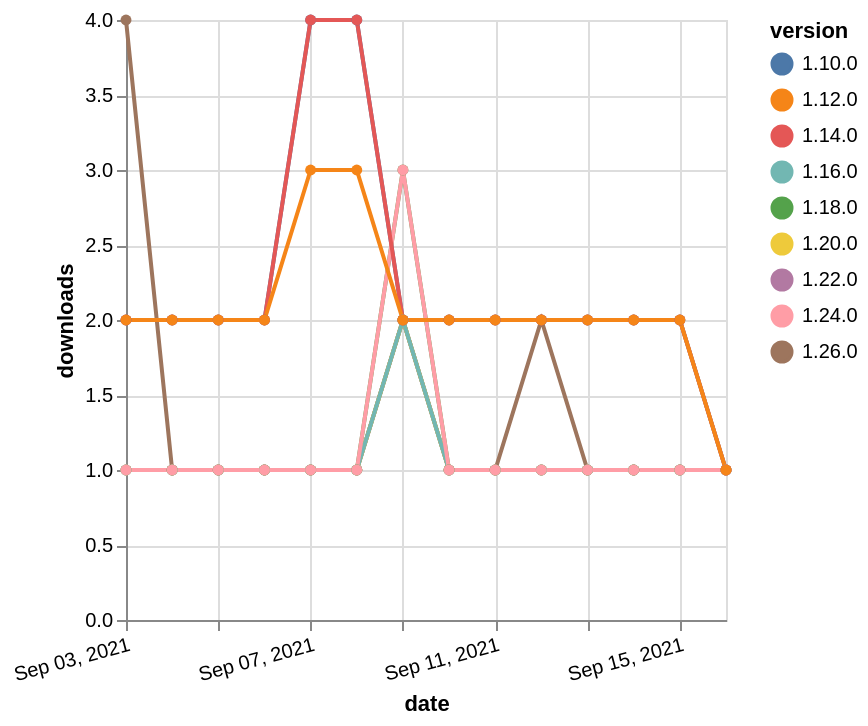

Write a Vega-Lite specification for this figure.
### Vega-Lite specification from a JSON file in a GitHub repository (floating-point values rounded to 4 significant figures)
{"$schema": "https://vega.github.io/schema/vega-lite/v5.json", "description": "A simple bar chart with embedded data.", "data": {"values": [{"date": "2021-09-03", "total": 321, "delta": 1, "version": "1.18.0"}, {"date": "2021-09-04", "total": 322, "delta": 1, "version": "1.18.0"}, {"date": "2021-09-05", "total": 323, "delta": 1, "version": "1.18.0"}, {"date": "2021-09-06", "total": 324, "delta": 1, "version": "1.18.0"}, {"date": "2021-09-07", "total": 325, "delta": 1, "version": "1.18.0"}, {"date": "2021-09-08", "total": 326, "delta": 1, "version": "1.18.0"}, {"date": "2021-09-09", "total": 329, "delta": 3, "version": "1.18.0"}, {"date": "2021-09-10", "total": 330, "delta": 1, "version": "1.18.0"}, {"date": "2021-09-11", "total": 331, "delta": 1, "version": "1.18.0"}, {"date": "2021-09-12", "total": 332, "delta": 1, "version": "1.18.0"}, {"date": "2021-09-13", "total": 333, "delta": 1, "version": "1.18.0"}, {"date": "2021-09-14", "total": 334, "delta": 1, "version": "1.18.0"}, {"date": "2021-09-15", "total": 335, "delta": 1, "version": "1.18.0"}, {"date": "2021-09-16", "total": 336, "delta": 1, "version": "1.18.0"}, {"date": "2021-09-03", "total": 156, "delta": 1, "version": "1.22.0"}, {"date": "2021-09-04", "total": 157, "delta": 1, "version": "1.22.0"}, {"date": "2021-09-05", "total": 158, "delta": 1, "version": "1.22.0"}, {"date": "2021-09-06", "total": 159, "delta": 1, "version": "1.22.0"}, {"date": "2021-09-07", "total": 160, "delta": 1, "version": "1.22.0"}, {"date": "2021-09-08", "total": 161, "delta": 1, "version": "1.22.0"}, {"date": "2021-09-09", "total": 163, "delta": 2, "version": "1.22.0"}, {"date": "2021-09-10", "total": 164, "delta": 1, "version": "1.22.0"}, {"date": "2021-09-11", "total": 165, "delta": 1, "version": "1.22.0"}, {"date": "2021-09-12", "total": 166, "delta": 1, "version": "1.22.0"}, {"date": "2021-09-13", "total": 167, "delta": 1, "version": "1.22.0"}, {"date": "2021-09-14", "total": 168, "delta": 1, "version": "1.22.0"}, {"date": "2021-09-15", "total": 169, "delta": 1, "version": "1.22.0"}, {"date": "2021-09-16", "total": 170, "delta": 1, "version": "1.22.0"}, {"date": "2021-09-03", "total": 3242, "delta": 2, "version": "1.10.0"}, {"date": "2021-09-04", "total": 3244, "delta": 2, "version": "1.10.0"}, {"date": "2021-09-05", "total": 3246, "delta": 2, "version": "1.10.0"}, {"date": "2021-09-06", "total": 3248, "delta": 2, "version": "1.10.0"}, {"date": "2021-09-07", "total": 3252, "delta": 4, "version": "1.10.0"}, {"date": "2021-09-08", "total": 3256, "delta": 4, "version": "1.10.0"}, {"date": "2021-09-09", "total": 3258, "delta": 2, "version": "1.10.0"}, {"date": "2021-09-10", "total": 3260, "delta": 2, "version": "1.10.0"}, {"date": "2021-09-11", "total": 3262, "delta": 2, "version": "1.10.0"}, {"date": "2021-09-12", "total": 3264, "delta": 2, "version": "1.10.0"}, {"date": "2021-09-13", "total": 3266, "delta": 2, "version": "1.10.0"}, {"date": "2021-09-14", "total": 3268, "delta": 2, "version": "1.10.0"}, {"date": "2021-09-15", "total": 3270, "delta": 2, "version": "1.10.0"}, {"date": "2021-09-16", "total": 3271, "delta": 1, "version": "1.10.0"}, {"date": "2021-09-03", "total": 126, "delta": 4, "version": "1.26.0"}, {"date": "2021-09-04", "total": 127, "delta": 1, "version": "1.26.0"}, {"date": "2021-09-05", "total": 128, "delta": 1, "version": "1.26.0"}, {"date": "2021-09-06", "total": 129, "delta": 1, "version": "1.26.0"}, {"date": "2021-09-07", "total": 130, "delta": 1, "version": "1.26.0"}, {"date": "2021-09-08", "total": 131, "delta": 1, "version": "1.26.0"}, {"date": "2021-09-09", "total": 133, "delta": 2, "version": "1.26.0"}, {"date": "2021-09-10", "total": 134, "delta": 1, "version": "1.26.0"}, {"date": "2021-09-11", "total": 135, "delta": 1, "version": "1.26.0"}, {"date": "2021-09-12", "total": 137, "delta": 2, "version": "1.26.0"}, {"date": "2021-09-13", "total": 138, "delta": 1, "version": "1.26.0"}, {"date": "2021-09-14", "total": 139, "delta": 1, "version": "1.26.0"}, {"date": "2021-09-15", "total": 140, "delta": 1, "version": "1.26.0"}, {"date": "2021-09-16", "total": 141, "delta": 1, "version": "1.26.0"}, {"date": "2021-09-03", "total": 180, "delta": 1, "version": "1.20.0"}, {"date": "2021-09-04", "total": 181, "delta": 1, "version": "1.20.0"}, {"date": "2021-09-05", "total": 182, "delta": 1, "version": "1.20.0"}, {"date": "2021-09-06", "total": 183, "delta": 1, "version": "1.20.0"}, {"date": "2021-09-07", "total": 184, "delta": 1, "version": "1.20.0"}, {"date": "2021-09-08", "total": 185, "delta": 1, "version": "1.20.0"}, {"date": "2021-09-09", "total": 187, "delta": 2, "version": "1.20.0"}, {"date": "2021-09-10", "total": 188, "delta": 1, "version": "1.20.0"}, {"date": "2021-09-11", "total": 189, "delta": 1, "version": "1.20.0"}, {"date": "2021-09-12", "total": 190, "delta": 1, "version": "1.20.0"}, {"date": "2021-09-13", "total": 191, "delta": 1, "version": "1.20.0"}, {"date": "2021-09-14", "total": 192, "delta": 1, "version": "1.20.0"}, {"date": "2021-09-15", "total": 193, "delta": 1, "version": "1.20.0"}, {"date": "2021-09-16", "total": 194, "delta": 1, "version": "1.20.0"}, {"date": "2021-09-03", "total": 234, "delta": 1, "version": "1.16.0"}, {"date": "2021-09-04", "total": 235, "delta": 1, "version": "1.16.0"}, {"date": "2021-09-05", "total": 236, "delta": 1, "version": "1.16.0"}, {"date": "2021-09-06", "total": 237, "delta": 1, "version": "1.16.0"}, {"date": "2021-09-07", "total": 238, "delta": 1, "version": "1.16.0"}, {"date": "2021-09-08", "total": 239, "delta": 1, "version": "1.16.0"}, {"date": "2021-09-09", "total": 241, "delta": 2, "version": "1.16.0"}, {"date": "2021-09-10", "total": 242, "delta": 1, "version": "1.16.0"}, {"date": "2021-09-11", "total": 243, "delta": 1, "version": "1.16.0"}, {"date": "2021-09-12", "total": 244, "delta": 1, "version": "1.16.0"}, {"date": "2021-09-13", "total": 245, "delta": 1, "version": "1.16.0"}, {"date": "2021-09-14", "total": 246, "delta": 1, "version": "1.16.0"}, {"date": "2021-09-15", "total": 247, "delta": 1, "version": "1.16.0"}, {"date": "2021-09-16", "total": 248, "delta": 1, "version": "1.16.0"}, {"date": "2021-09-03", "total": 183, "delta": 1, "version": "1.24.0"}, {"date": "2021-09-04", "total": 184, "delta": 1, "version": "1.24.0"}, {"date": "2021-09-05", "total": 185, "delta": 1, "version": "1.24.0"}, {"date": "2021-09-06", "total": 186, "delta": 1, "version": "1.24.0"}, {"date": "2021-09-07", "total": 187, "delta": 1, "version": "1.24.0"}, {"date": "2021-09-08", "total": 188, "delta": 1, "version": "1.24.0"}, {"date": "2021-09-09", "total": 191, "delta": 3, "version": "1.24.0"}, {"date": "2021-09-10", "total": 192, "delta": 1, "version": "1.24.0"}, {"date": "2021-09-11", "total": 193, "delta": 1, "version": "1.24.0"}, {"date": "2021-09-12", "total": 194, "delta": 1, "version": "1.24.0"}, {"date": "2021-09-13", "total": 195, "delta": 1, "version": "1.24.0"}, {"date": "2021-09-14", "total": 196, "delta": 1, "version": "1.24.0"}, {"date": "2021-09-15", "total": 197, "delta": 1, "version": "1.24.0"}, {"date": "2021-09-16", "total": 198, "delta": 1, "version": "1.24.0"}, {"date": "2021-09-03", "total": 2592, "delta": 2, "version": "1.14.0"}, {"date": "2021-09-04", "total": 2594, "delta": 2, "version": "1.14.0"}, {"date": "2021-09-05", "total": 2596, "delta": 2, "version": "1.14.0"}, {"date": "2021-09-06", "total": 2598, "delta": 2, "version": "1.14.0"}, {"date": "2021-09-07", "total": 2602, "delta": 4, "version": "1.14.0"}, {"date": "2021-09-08", "total": 2606, "delta": 4, "version": "1.14.0"}, {"date": "2021-09-09", "total": 2608, "delta": 2, "version": "1.14.0"}, {"date": "2021-09-10", "total": 2610, "delta": 2, "version": "1.14.0"}, {"date": "2021-09-11", "total": 2612, "delta": 2, "version": "1.14.0"}, {"date": "2021-09-12", "total": 2614, "delta": 2, "version": "1.14.0"}, {"date": "2021-09-13", "total": 2616, "delta": 2, "version": "1.14.0"}, {"date": "2021-09-14", "total": 2618, "delta": 2, "version": "1.14.0"}, {"date": "2021-09-15", "total": 2620, "delta": 2, "version": "1.14.0"}, {"date": "2021-09-16", "total": 2621, "delta": 1, "version": "1.14.0"}, {"date": "2021-09-03", "total": 2701, "delta": 2, "version": "1.12.0"}, {"date": "2021-09-04", "total": 2703, "delta": 2, "version": "1.12.0"}, {"date": "2021-09-05", "total": 2705, "delta": 2, "version": "1.12.0"}, {"date": "2021-09-06", "total": 2707, "delta": 2, "version": "1.12.0"}, {"date": "2021-09-07", "total": 2710, "delta": 3, "version": "1.12.0"}, {"date": "2021-09-08", "total": 2713, "delta": 3, "version": "1.12.0"}, {"date": "2021-09-09", "total": 2715, "delta": 2, "version": "1.12.0"}, {"date": "2021-09-10", "total": 2717, "delta": 2, "version": "1.12.0"}, {"date": "2021-09-11", "total": 2719, "delta": 2, "version": "1.12.0"}, {"date": "2021-09-12", "total": 2721, "delta": 2, "version": "1.12.0"}, {"date": "2021-09-13", "total": 2723, "delta": 2, "version": "1.12.0"}, {"date": "2021-09-14", "total": 2725, "delta": 2, "version": "1.12.0"}, {"date": "2021-09-15", "total": 2727, "delta": 2, "version": "1.12.0"}, {"date": "2021-09-16", "total": 2728, "delta": 1, "version": "1.12.0"}]}, "width": "container", "mark": {"type": "line", "point": {"filled": true}}, "encoding": {"x": {"field": "date", "type": "temporal", "timeUnit": "yearmonthdate", "title": "date", "axis": {"labelAngle": -15}}, "y": {"field": "delta", "type": "quantitative", "title": "downloads"}, "color": {"field": "version", "type": "nominal"}, "tooltip": {"field": "delta"}}}
